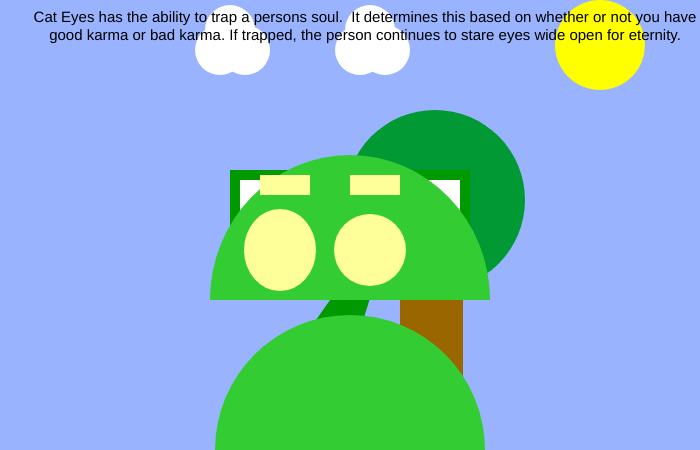
Frame 1 (no input)
Frame 60 (no input): identical to frame 1, image omitted
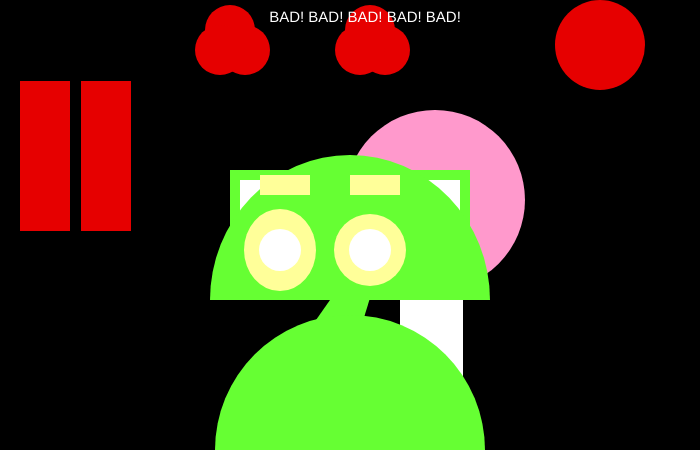
Frame 120 (the mouse pressed at the canvas centre since frame 60)

The p5.js sketch that drew these frames (run headless with seeded random() and noise() and a simulated clock; from frame 60 on, the mouse is pressed at the canvas centre):

// p5.js sketch
// ── sketch.js
function setup() {
  // put setup code here
createCanvas(700, 450);
}


function draw() {
  background(" #000000");
  fill(0);

  if (mouseIsPressed) {
    // this is where the pressed shapes go

    noStroke();
      background('#000000');
      noStroke();


       fill('#e60000');
         ellipse(245, 50, 50, 50);
         fill('#e60000');
           ellipse(230, 30, 50, 50);
           fill('#e60000');
             ellipse(220, 50, 50, 50);
             fill('#ff99cc');
              ellipse(435, 200, 180, 180, PI, TWO_PI);
      //
      fill('#e60000');
        ellipse(385, 50, 50, 50);
        fill('#e60000');
          ellipse(370, 30, 50, 50);
          fill('#e60000');
            ellipse(360, 50, 50, 50);

       fill( ' white');
       rect(400, 200, 63, 200);

        fill('#66ff33'); rect (350,170,120,120);
        fill('#66ff33'); triangle(400,200,351,360,288,360);
        fill('#66ff33'); rect(230,170,120,120);
        fill(255); rect(360,180,100,100);
        fill(255); rect(240,180,100,100);
        fill('#66ff33'); arc(350,450,270,270,PI,TWO_PI);
        fill('#66ff33'); arc(350,300,280,290,PI,TWO_PI);
        fill('#ffff99');
        ellipse(370,250,72,72);
        fill('#ffff99');
        ellipse(280,250,72,82);
        fill('white');
        ellipse(370,250,42,42);
        fill('white');
        ellipse(280,250,42,42);
        fill('#e60000');
        ellipse(600,45,90,90);
        fill('#ffff99')
        rect(260,175,50,20)
        fill('#ffff99');
        rect(350,175,50,20);
        fill('#e60000');
        rect(81,81,50,150);
        fill('#e60000');
        rect(20,81,50,150);



        textSize(15);
        textAlign(CENTER);
        fill('255');
        text('BAD! BAD! BAD! BAD! BAD! ', 20, 10, 690, 500);



  }


  else {
    // this is where unpressed shapes go, build character first



noStroke();
  background('#99b3ff');
  noStroke();


   fill('white');
     ellipse(245, 50, 50, 50);
     fill('white');
       ellipse(230, 30, 50, 50);
       fill('white');
         ellipse(220, 50, 50, 50);

         fill('white');
           ellipse(385, 50, 50, 50);
           fill('white');
             ellipse(370, 30, 50, 50);
             fill('white');
               ellipse(360, 50, 50, 50);

  //
   fill( ' #996600');
   rect(400, 200, 63, 200);

  fill('#009933');
   ellipse(435, 200, 180, 180, PI, TWO_PI);
    fill('#009900'); rect (350,170,120,120);
    fill('#009900'); triangle(400,200,351,360,288,360);
    fill('#009900'); rect(230,170,120,120);
    fill(255); rect(360,180,100,100);
    fill(255); rect(240,180,100,100);
    fill('#33cc33'); arc(350,450,270,270,PI,TWO_PI);
    fill('#33cc33'); arc(350,300,280,290,PI,TWO_PI);
    fill('#ffff99');
    ellipse(370,250,72,72);
    fill('#ffff99');
    ellipse(280,250,72,82);
    fill('yellow');
    ellipse(600,45,90,90);
    fill('#ffff99')
    rect(260,175,50,20)
    fill('#ffff99');
    rect(350,175,50,20);






    textSize(15);
    textAlign(CENTER);
    fill('black');
    text('Cat Eyes has the ability to trap a persons soul.  It determines this based on whether or not you have good karma or bad karma. If trapped, the person continues to stare eyes wide open for eternity. ', 20, 10, 690, 500);

  }

}

function mouseReleased() {
    console.log(mouseX + ', ' + mouseY );
}
